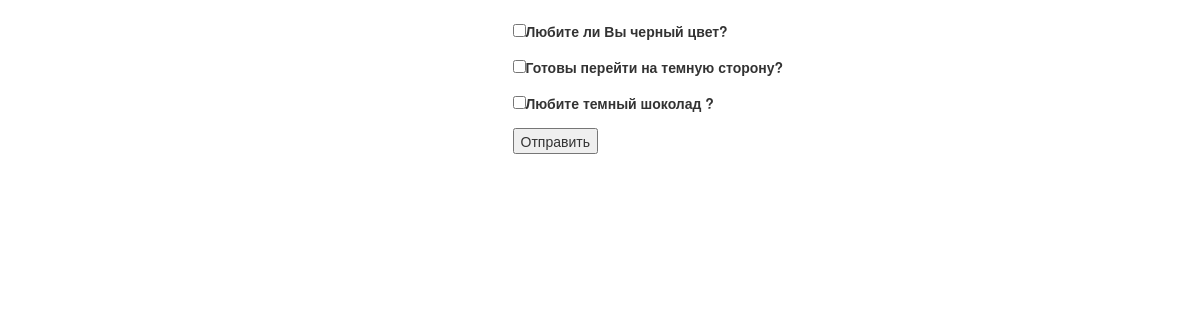
The page /questions/1/ on the database its author committed.
### main/models.py (models this page shows)
class Questions(models.Model):
    text = models.CharField(default='', max_length=256, verbose_name='Вопрос')
    class Meta:
        verbose_name = 'Вопрос'
        verbose_name_plural = 'Вопросы'

### main/views.py (the view, shortened to what this page needs)
# urls.py: path('questions/<int:id>/', questions, name='questions'),
def questions(request, id):
    recruit = Recruit.objects.get(id=id)
    allquestions = Questions.objects.all()
    if request.method=='GET':
        return render(request, 'replys.html', {'recruit':recruit, 'allquestions':allquestions})

### templates/replys.html (shortened to what this page needs)
<!DOCTYPE html>
<html lang="en">
<head>
    {% load staticfiles %}
    <link href="/static/css/bootstrap.min.css" rel="stylesheet">
</head>
<body>
    <br>
    <div class="row">
        <div class="col-md-5 col-xs-2"></div>
        <div class="col-md-5 col-xs-7">
            <form action="{% url 'questions' id=recruit.id %}" method="post">
                {% for i in allquestions %}
                <input type="checkbox" id="{{ i.id }}" name="{{ i.id }}"><label for="{{ i.id }}">{{ i.text }}</label>
                {% endfor %}
                <button>Отправить</button>
            </form>
        </div>
    </div>
</body>
</html>

### rows shown on the page
Questions: text "Любите ли Вы черный цвет?"
Questions: text "Готовы перейти на темную сторону?"
Questions: text "Любите темный шоколад ?"
